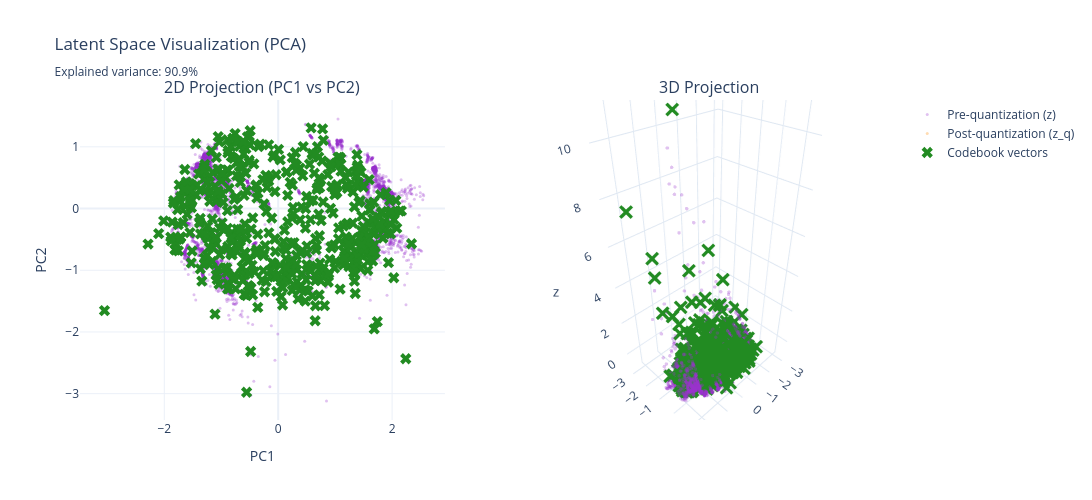

Source (notebook cell):
### Code cell
def plot_latent_space_pca(embeddings, codebook):
    """
    visualize latent space using pca projection.
    shows pre-quantization, post-quantization, and codebook vectors.
    """
    if len(embeddings["z_pre"]) == 0:
        print("No embeddings collected, skipping visualization")
        return None
    
    ### fit pca on combined data
    combined = np.vstack([embeddings["z_pre"], embeddings["z_post"], codebook])
    pca = PCA(n_components=3)
    combined_pca = pca.fit_transform(combined)
    
    n_samples = len(embeddings["z_pre"])
    z_pre_pca = combined_pca[:n_samples]
    z_post_pca = combined_pca[n_samples:2*n_samples]
    codebook_pca = combined_pca[2*n_samples:]
    
    ### subsample for visualization
    n_plot = min(5000, n_samples)
    indices = np.random.choice(n_samples, n_plot, replace=False)
    
    fig = make_subplots(
        rows=1, cols=2,
        subplot_titles=["2D Projection (PC1 vs PC2)", "3D Projection"],
        specs=[[{"type": "scatter"}, {"type": "scatter3d"}]]
    )
    
    ### 2d plot
    fig.add_trace(
        go.Scatter(
            x=z_pre_pca[indices, 0], y=z_pre_pca[indices, 1],
            mode='markers',
            marker=dict(size=3, color='darkorchid', opacity=0.3),
            name='Pre-quantization (z)'
        ),
        row=1, col=1
    )
    
    fig.add_trace(
        go.Scatter(
            x=z_post_pca[indices, 0], y=z_post_pca[indices, 1],
            mode='markers',
            marker=dict(size=3, color='darkorange', opacity=0.3),
            name='Post-quantization (z_q)'
        ),
        row=1, col=1
    )
    
    fig.add_trace(
        go.Scatter(
            x=codebook_pca[:, 0], y=codebook_pca[:, 1],
            mode='markers',
            marker=dict(size=10, color='forestgreen', symbol='x'),
            name='Codebook vectors'
        ),
        row=1, col=1
    )
    
    ### 3d plot
    fig.add_trace(
        go.Scatter3d(
            x=z_pre_pca[indices, 0], y=z_pre_pca[indices, 1], z=z_pre_pca[indices, 2],
            mode='markers',
            marker=dict(size=2, color='darkorchid', opacity=0.3),
            name='Pre-quantization',
            showlegend=False
        ),
        row=1, col=2
    )
    
    fig.add_trace(
        go.Scatter3d(
            x=codebook_pca[:, 0], y=codebook_pca[:, 1], z=codebook_pca[:, 2],
            mode='markers',
            marker=dict(size=5, color='forestgreen', symbol='x'),
            name='Codebook',
            showlegend=False
        ),
        row=1, col=2
    )
    
    fig.update_layout(
        title=f"Latent Space Visualization (PCA)<br><sub>Explained variance: {100*sum(pca.explained_variance_ratio_[:3]):.1f}%</sub>",
        height=500,
        width=1200,
        template="plotly_white"
    )
    
    fig.update_xaxes(title_text="PC1", row=1, col=1)
    fig.update_yaxes(title_text="PC2", row=1, col=1)
    
    fig.show()
    fig.write_html(OUTPUT_DIR / "latent_space_pca.html")
    
    return pca

pca = plot_latent_space_pca(embeddings, codebook)

### Figure 1 — Plotly figure (JSON) as saved in the notebook; plotly's stock layout.template omitted (floating-point values rounded to 4 significant figures; data arrays with more than 128 entries replaced by an {"elided": "..."} marker saying what was removed)
{"data": [{"marker": {"color": "darkorchid", "opacity": 0.3, "size": 3}, "mode": "markers", "name": "Pre-quantization (z)", "type": "scatter", "x": {"elided": "5000 float values"}, "xaxis": "x", "y": {"elided": "5000 float values"}, "yaxis": "y"}, {"marker": {"color": "darkorange", "opacity": 0.3, "size": 3}, "mode": "markers", "name": "Post-quantization (z_q)", "type": "scatter", "x": {"elided": "5000 float values"}, "xaxis": "x", "y": {"elided": "5000 float values"}, "yaxis": "y"}, {"marker": {"color": "forestgreen", "size": 10, "symbol": "x"}, "mode": "markers", "name": "Codebook vectors", "type": "scatter", "x": {"elided": "512 float values"}, "xaxis": "x", "y": {"elided": "512 float values"}, "yaxis": "y"}, {"marker": {"color": "darkorchid", "opacity": 0.3, "size": 2}, "mode": "markers", "name": "Pre-quantization", "scene": "scene", "showlegend": false, "type": "scatter3d", "x": {"elided": "5000 float values"}, "y": {"elided": "5000 float values"}, "z": {"elided": "5000 float values"}}, {"marker": {"color": "forestgreen", "size": 5, "symbol": "x"}, "mode": "markers", "name": "Codebook", "scene": "scene", "showlegend": false, "type": "scatter3d", "x": {"elided": "512 float values"}, "y": {"elided": "512 float values"}, "z": {"elided": "512 float values"}}], "layout": {"annotations": [{"font": {"size": 16}, "showarrow": false, "text": "2D Projection (PC1 vs PC2)", "x": 0.225, "xanchor": "center", "xref": "paper", "y": 1, "yanchor": "bottom", "yref": "paper"}, {"font": {"size": 16}, "showarrow": false, "text": "3D Projection", "x": 0.775, "xanchor": "center", "xref": "paper", "y": 1, "yanchor": "bottom", "yref": "paper"}], "height": 500, "scene": {"domain": {"x": [0.55, 1], "y": [0, 1]}}, "title": {"text": "Latent Space Visualization (PCA)<br><sub>Explained variance: 90.9%</sub>"}, "width": 1200, "xaxis": {"anchor": "y", "domain": [0, 0.45], "title": {"text": "PC1"}}, "yaxis": {"anchor": "x", "domain": [0, 1], "title": {"text": "PC2"}}}}
